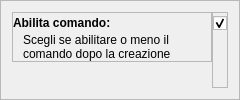
                    <widget class="QFrame" name="enablecommand">
                     <property name="sizePolicy">
                      <sizepolicy hsizetype="Preferred" vsizetype="Expanding">
                       <horstretch>0</horstretch>
                       <verstretch>0</verstretch>
                      </sizepolicy>
                     </property>
                     <property name="minimumSize">
                      <size>
                       <width>0</width>
                       <height>0</height>
                      </size>
                     </property>
                     <property name="frameShape">
                      <enum>QFrame::StyledPanel</enum>
                     </property>
                     <property name="frameShadow">
                      <enum>QFrame::Raised</enum>
                     </property>
                     <layout class="QHBoxLayout" name="horizontalLayout_8">
                      <property name="spacing">
                       <number>0</number>
                      </property>
                      <item alignment="Qt::AlignTop">
                       <widget class="QFrame" name="labelsframe_3">
                        <property name="sizePolicy">
                         <sizepolicy hsizetype="Maximum" vsizetype="Expanding">
                          <horstretch>0</horstretch>
                          <verstretch>0</verstretch>
                         </sizepolicy>
                        </property>
                        <property name="minimumSize">
                         <size>
                          <width>200</width>
                          <height>0</height>
                         </size>
                        </property>
                        <property name="maximumSize">
                         <size>
                          <width>16777215</width>
                          <height>16777215</height>
                         </size>
                        </property>
                        <property name="frameShape">
                         <enum>QFrame::StyledPanel</enum>
                        </property>
                        <property name="frameShadow">
                         <enum>QFrame::Raised</enum>
                        </property>
                        <layout class="QVBoxLayout" name="verticalLayout_6">
                         <property name="spacing">
                          <number>3</number>
                         </property>
                         <property name="leftMargin">
                          <number>0</number>
                         </property>
                         <property name="topMargin">
                          <number>3</number>
                         </property>
                         <property name="rightMargin">
                          <number>0</number>
                         </property>
                         <property name="bottomMargin">
                          <number>0</number>
                         </property>
                         <item>
                          <widget class="QLabel" name="enablelabel">
                           <property name="minimumSize">
                            <size>
                             <width>0</width>
                             <height>0</height>
                            </size>
                           </property>
                           <property name="maximumSize">
                            <size>
                             <width>16777215</width>
                             <height>16777215</height>
                            </size>
                           </property>
                           <property name="text">
                            <string>&lt;html&gt;&lt;head/&gt;&lt;body&gt;&lt;p&gt;&lt;span style=&quot; font-weight:600;&quot;&gt;Abilita comando:&lt;/span&gt;&lt;/p&gt;&lt;/body&gt;&lt;/html&gt;</string>
                           </property>
                          </widget>
                         </item>
                         <item alignment="Qt::AlignLeft">
                          <widget class="QLabel" name="label_3">
                           <property name="sizePolicy">
                            <sizepolicy hsizetype="Expanding" vsizetype="Preferred">
                             <horstretch>0</horstretch>
                             <verstretch>0</verstretch>
                            </sizepolicy>
                           </property>
                           <property name="minimumSize">
                            <size>
                             <width>190</width>
                             <height>0</height>
                            </size>
                           </property>
                           <property name="maximumSize">
                            <size>
                             <width>190</width>
                             <height>16777215</height>
                            </size>
                           </property>
                           <property name="text">
                            <string>Scegli se abilitare o meno il comando dopo la creazione</string>
                           </property>
                           <property name="textFormat">
                            <enum>Qt::RichText</enum>
                           </property>
                           <property name="scaledContents">
                            <bool>true</bool>
                           </property>
                           <property name="alignment">
                            <set>Qt::AlignLeading|Qt::AlignLeft|Qt::AlignVCenter</set>
                           </property>
                           <property name="wordWrap">
                            <bool>true</bool>
                           </property>
                           <property name="margin">
                            <number>0</number>
                           </property>
                           <property name="indent">
                            <number>10</number>
                           </property>
                          </widget>
                         </item>
                        </layout>
                       </widget>
                      </item>
                      <item>
                       <widget class="QFrame" name="frame_7">
                        <property name="frameShape">
                         <enum>QFrame::StyledPanel</enum>
                        </property>
                        <property name="frameShadow">
                         <enum>QFrame::Raised</enum>
                        </property>
                        <layout class="QHBoxLayout" name="horizontalLayout_14">
                         <property name="spacing">
                          <number>0</number>
                         </property>
                         <property name="leftMargin">
                          <number>0</number>
                         </property>
                         <property name="topMargin">
                          <number>3</number>
                         </property>
                         <property name="rightMargin">
                          <number>0</number>
                         </property>
                         <property name="bottomMargin">
                          <number>0</number>
                         </property>
                         <item alignment="Qt::AlignTop">
                          <widget class="QCheckBox" name="enable">
                           <property name="text">
                            <string/>
                           </property>
                           <property name="checked">
                            <bool>true</bool>
                           </property>
                          </widget>
                         </item>
                        </layout>
                       </widget>
                      </item>
                     </layout>
                    </widget>
